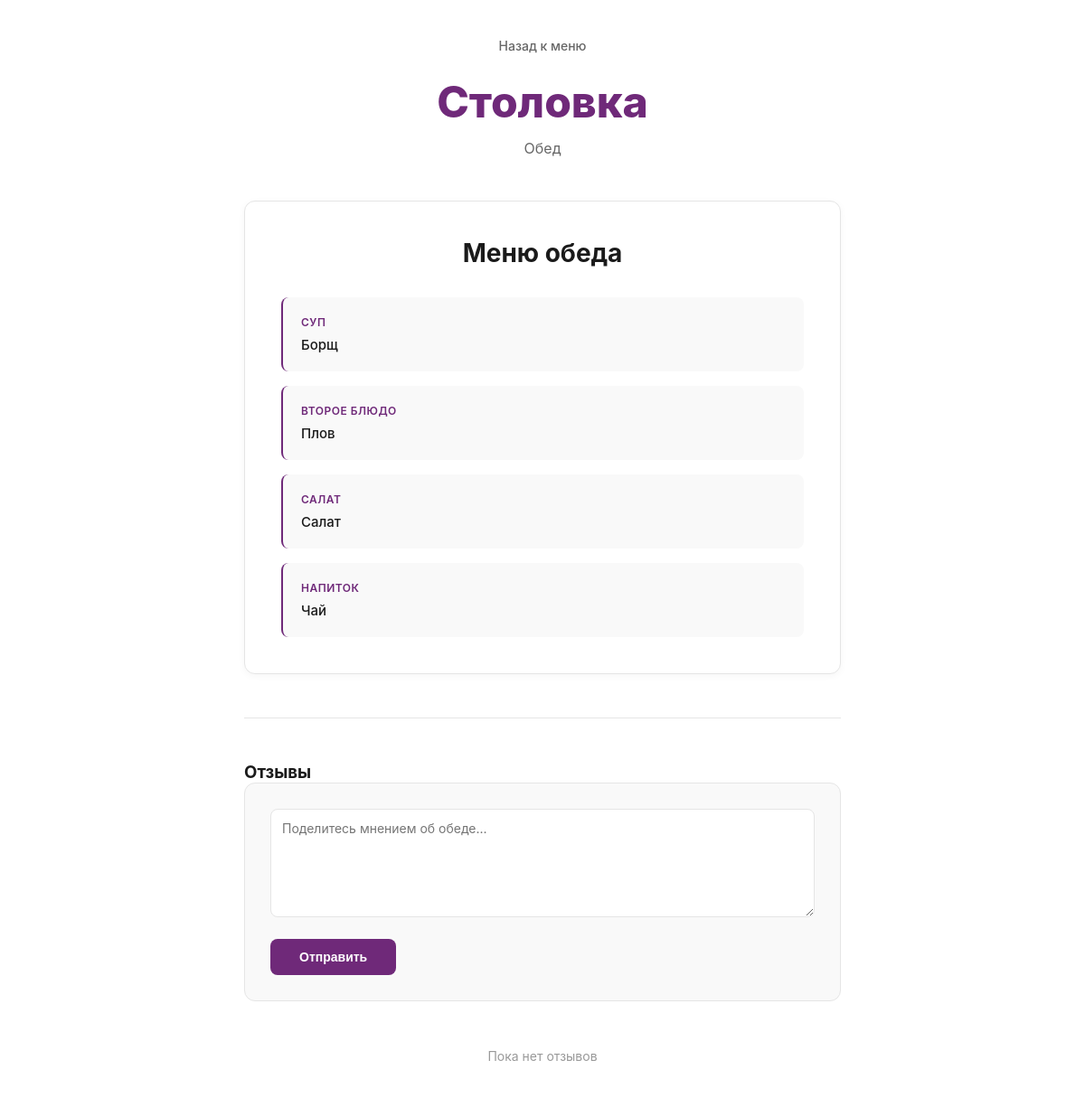
Page /menu/item/lunch/1/ on the earlier database version.
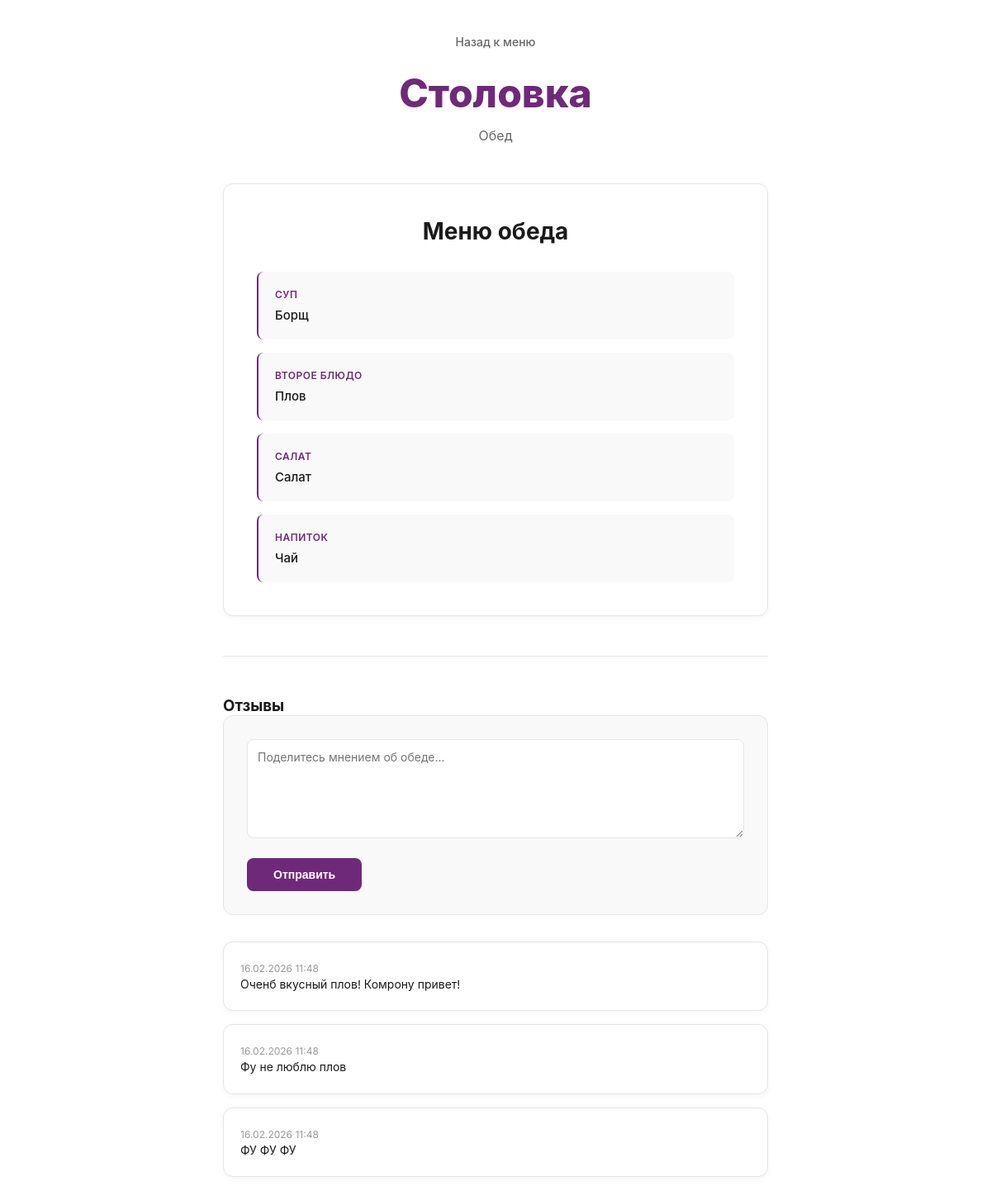
Same page on the later database version.
### MenuService/models.py (models this page shows, shortened)
class Lunch(models.Model):
    id = models.AutoField(unique=True, auto_created=True, primary_key=True)
    soup = models.CharField(max_length=255)
    main = models.CharField(max_length=255)
    salad = models.CharField(max_length=255)
    drink = models.CharField(max_length=255)
    calories = models.IntegerField(default=0)
    price = models.DecimalField(max_digits=5, decimal_places=2, default=0)
    contains_allergens = models.CharField(max_length=500, blank=True)

### UserService/models.py (models this page shows)
class CommentLunch(models.Model):
    lunch = models.ForeignKey(Lunch, on_delete=models.CASCADE)
    text = models.TextField()
    author = models.CharField(max_length=100, blank=True)
    rating = models.IntegerField(choices=[(i, str(i)) for i in range(1, 6)], default=5)
    created_at = models.DateTimeField(auto_now_add=True)

### MenuService/views.py (the view, shortened to what this page needs)
# urls.py: path('menu/item/lunch/<int:id>/', MenuViews.itemLunch, name='itemLunch'),
def itemLunch(request, id):
    lunch = get_object_or_404(Lunch, id=id)
    comments = CommentLunch.objects.filter(lunch=lunch)
    return render(request, 'itemLunch.html', {
        'lunch': lunch,
        'comments': comments
    })

### MenuService/templates/itemLunch.html (shortened to what this page needs)
{% load static %}
<!DOCTYPE html>
<html lang="ru">
<head>
    <link rel="stylesheet" href="{% static 'css/MenuService/item.css' %}">
</head>
<body>
    <div class="container">
        <header class="header">
            <a href="/menu/" class="back-link">Назад к меню</a>
            <h1 class="logo">Столовка</h1>
            <p class="week-title">Обед</p>
        </header>
        <main class="meal-detail">
            <article class="meal-card">
                <h2 class="meal-title">Меню обеда</h2>
                {% if lunch.soup or lunch.main or lunch.salad or lunch.drink %}
                    <ul class="meal-items-detail">
                        {% if lunch.soup %}
                        <li class="meal-item-detail">
                            <span class="item-label">Суп</span>
                            <span class="item-value">{{ lunch.soup }}</span>
                        </li>
                        {% endif %}
                        {% if lunch.main %}
                        <li class="meal-item-detail">
                            <span class="item-label">Второе блюдо</span>
                            <span class="item-value">{{ lunch.main }}</span>
                        </li>
                        {% endif %}
                        {% if lunch.salad %}
                        <li class="meal-item-detail">
                            <span class="item-label">Салат</span>
                            <span class="item-value">{{ lunch.salad }}</span>
                        </li>
                        {% endif %}
                        {% if lunch.drink %}
                        <li class="meal-item-detail">
                            <span class="item-label">Напиток</span>
                            <span class="item-value">{{ lunch.drink }}</span>
                        </li>
                        {% endif %}
                    </ul>
                {% else %}
                    <p class="no-menu">Меню обеда пока не установлено</p>
                {% endif %}
            </article>
        </main>
        <section class="comments-section">
            <h3 class="section-title">Отзывы</h3>
            <div class="comment-form">
                <form method="post">
                    <div class="form-group">
                        <textarea
                            name="comment"
                            placeholder="Поделитесь мнением об обеде..."
                            rows="3"
                            required
                        ></textarea>
                    </div>
                    <button type="submit" class="btn-comment">Отправить</button>
                </form>
            </div>
            {% if comments %}
                <div class="comments-list">
                    {% for comment in comments %}
                    <article class="comment-item">
                        <div class="comment-meta">
                            <time class="comment-date">{{ comment.created_at|date:"d.m.Y H:i" }}</time>
                        </div>
                        <p class="comment-text">{{ comment.text }}</p>
                    </article>
                    {% endfor %}
                </div>
            {% else %}
                <p class="no-comments">Пока нет отзывов</p>
            {% endif %}
        </section>
    </div>
</body>
</html>

### Stolovka/static/css/MenuService/item.css (style rules this page uses)
* { margin: 0; padding: 0; box-sizing: border-box; }
body { font-family: 'Inter', -apple-system, BlinkMacSystemFont, 'Segoe UI', sans-serif; background: #ffffff; min-height: 100vh; color: #1a1a1a; }
.container { max-width: 700px; margin: 0 auto; padding: 40px 20px; }
.header { text-align: center; margin-bottom: 48px; }
.back-link { display: inline-block; color: #666666; text-decoration: none; font-size: 14px; font-weight: 500; margin-bottom: 24px; transition: color 0.3s ease; }
.logo { font-size: 48px; font-weight: 800; color: #6f2979; margin-bottom: 12px; }
.week-title { font-size: 16px; color: #666666; font-weight: 400; }
.meal-detail { margin-bottom: 48px; }
.meal-card { background: #ffffff; border: 1px solid #e5e5e5; border-radius: 12px; padding: 40px; box-shadow: 0 2px 8px rgba(0, 0, 0, 0.04); transition: all 0.3s ease; }
.meal-title { font-size: 28px; font-weight: 700; color: #1a1a1a; margin-bottom: 32px; text-align: center; }
.meal-items-detail { display: flex; flex-direction: column; gap: 16px; list-style: none; }
.meal-item-detail { display: flex; flex-direction: column; gap: 8px; padding: 20px; background: #f9f9f9; border-radius: 8px; border-left: 2px solid #6f2979; transition: all 0.3s ease; }
.item-label { font-weight: 600; color: #6f2979; font-size: 12px; text-transform: uppercase; letter-spacing: 0.5px; }
.item-value { font-size: 15px; font-weight: 500; color: #1a1a1a; }
.comments-section { margin-top: 48px; padding-top: 48px; border-top: 1px solid #e5e5e5; }
.comment-form { background: #f9f9f9; border: 1px solid #e5e5e5; border-radius: 12px; padding: 28px; margin-bottom: 32px; }
.form-group { margin-bottom: 20px; }
.form-group textarea { width: 100%; min-height: 120px; padding: 12px; border: 1px solid #e5e5e5; border-radius: 8px; font-family: 'Inter', -apple-system, BlinkMacSystemFont, monospace; font-size: 14px; color: #1a1a1a; resize: vertical; transition: all 0.3s ease; }
.btn-comment { background: #6f2979; color: #ffffff; border: none; padding: 12px 32px; border-radius: 8px; font-weight: 600; cursor: pointer; font-size: 14px; transition: all 0.3s ease; }
.comments-list { display: flex; flex-direction: column; gap: 16px; list-style: none; }
.comment-item { background: #ffffff; border: 1px solid #e5e5e5; border-radius: 12px; padding: 20px; box-shadow: 0 2px 8px rgba(0, 0, 0, 0.04); transition: all 0.3s ease; }
.comment-date { font-size: 12px; color: #999999; margin-bottom: 12px; }
.comment-text { font-size: 14px; color: #1a1a1a; line-height: 1.6; }

Differences in the rows shown:
added CommentLunch: created_at "16.02.2026 11:48", text "Оченб вкусный плов! Комрону привет!"
added CommentLunch: created_at "16.02.2026 11:48", text "Фу не люблю плов"
added CommentLunch: created_at "16.02.2026 11:48", text "ФУ ФУ ФУ"
Other differences:
text no longer shown: "Пока нет отзывов"
